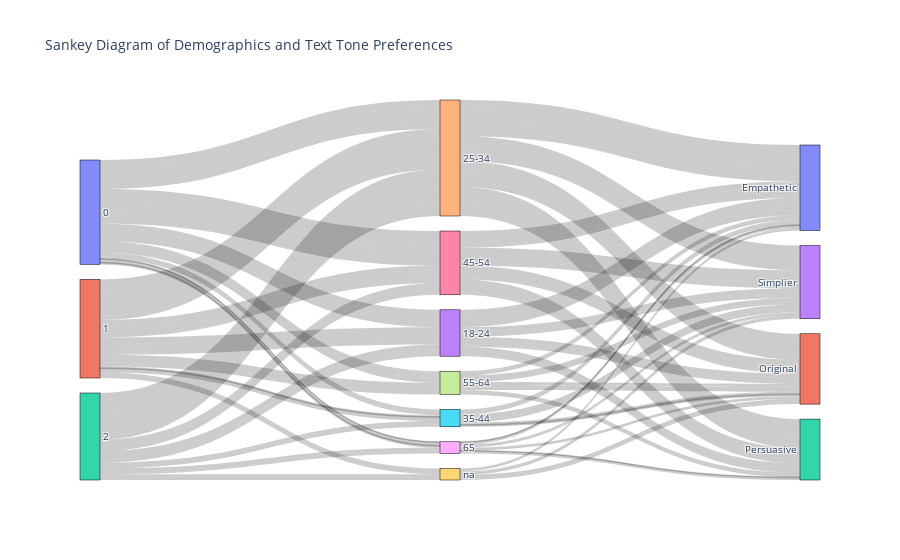

The code cell stored with this chart in its notebook:
### Code cell
import plotly.graph_objects as go

# Example data setup (you may need to adjust based on your actual data structure)
# Assuming df_umap has columns: 'Cluster', 'age', 'income', 'tone', and 'count'

# Aggregate the data for Sankey diagram
sankey_data = df_umap.groupby(['Cluster', 'age', 'tone']).size().reset_index(name='count')

# Prepare data for Sankey diagram
clusters = sankey_data['Cluster'].unique()
ages = sankey_data['age'].unique()
tones = sankey_data['tone'].unique()

# Create node labels
node_labels = list(clusters) + list(ages) + list(tones)

# Create node indices
cluster_indices = list(range(len(clusters)))
age_indices = list(range(len(clusters), len(clusters) + len(ages)))
tone_indices = list(range(len(clusters) + len(ages), len(node_labels)))

# Create links
links = {
    'source': [],
    'target': [],
    'value': []
}

for _, row in sankey_data.iterrows():
    cluster_idx = cluster_indices[clusters.tolist().index(row['Cluster'])]
    age_idx = age_indices[ages.tolist().index(row['age'])]
    tone_idx = tone_indices[tones.tolist().index(row['tone'])]
    
    links['source'].append(cluster_idx)
    links['target'].append(age_idx)
    links['value'].append(row['count'])

    links['source'].append(age_idx)
    links['target'].append(tone_idx)
    links['value'].append(row['count'])

# Create Sankey diagram
fig = go.Figure(data=[go.Sankey(
    node=dict(
        pad=15,
        thickness=20,
        line=dict(color='black', width=0.5),
        label=node_labels
    ),
    link=dict(
        source=links['source'],
        target=links['target'],
        value=links['value']
    )
)])

fig.update_layout(title_text='Sankey Diagram of Demographics and Text Tone Preferences', font_size=10)
fig.show()

### Figure 1 — Plotly figure (JSON) as saved in the notebook; plotly's stock layout.template omitted (floating-point values rounded to 4 significant figures; data arrays with more than 128 entries replaced by an {"elided": "..."} marker saying what was removed)
{"data": [{"link": {"source": {"elided": "132 int values"}, "target": {"elided": "132 int values"}, "value": {"elided": "132 int values"}}, "node": {"label": [0, 1, 2, "18-24", "25-34", "35-44", "45-54", "55-64", "65", "na", "Empathetic", "Original", "Persuasive", "Simplier"], "line": {"color": "black", "width": 0.5}, "pad": 15, "thickness": 20}, "type": "sankey"}], "layout": {"font": {"size": 10}, "title": {"text": "Sankey Diagram of Demographics and Text Tone Preferences"}}}
